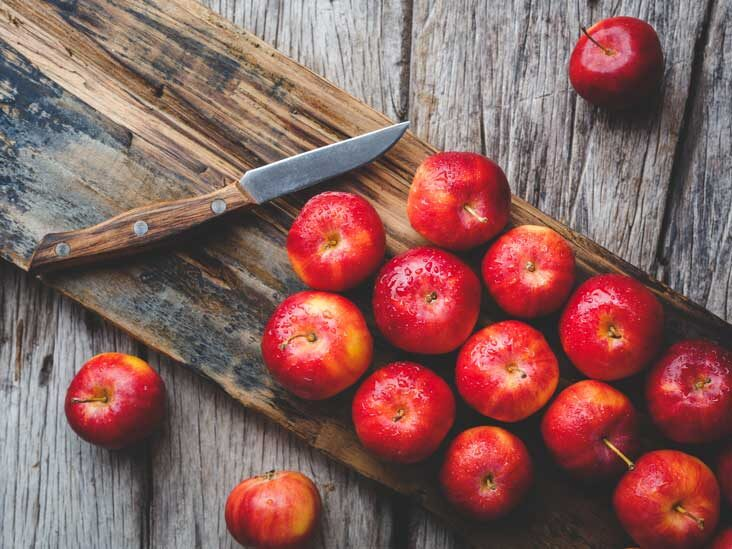
#> input picture opencv/core/apples.jpg, 732 x 549 px
$ jupyter execute basic_ops.ipynb
#> lines starting #> are read from the running program, lines starting #| are printed output that depends on the picture
[cell 1]
import cv2
import numpy as np

[cell 2]
img = cv2.imread('apples.jpg')
#> img is the input picture: shape (549, 732, 3); mean B, G, R 93.3, 96.3, 138.5

[cell 3]
px=img[100, 100]
#> px = [201, 221, 239]
print(px)
#| [201 221 239]

[cell 4]
cv2.imshow('ORIGINAL', img)
cv2.waitKey(0)

[cell 5]
img_gray=cv2.cvtColor(img, cv2.COLOR_BGR2GRAY)
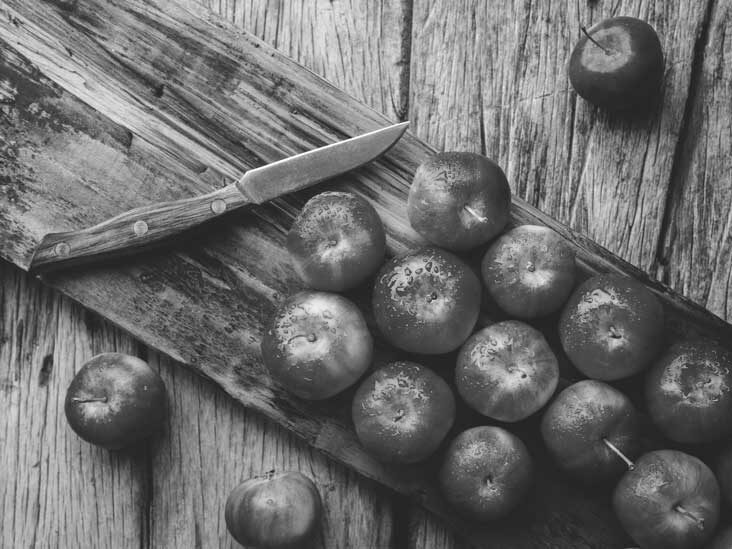
#> img_gray: shape (549, 732); min 20, max 255, mean 108.6
cv2.imshow('GRAY', img_gray)
cv2.waitKey(0)
